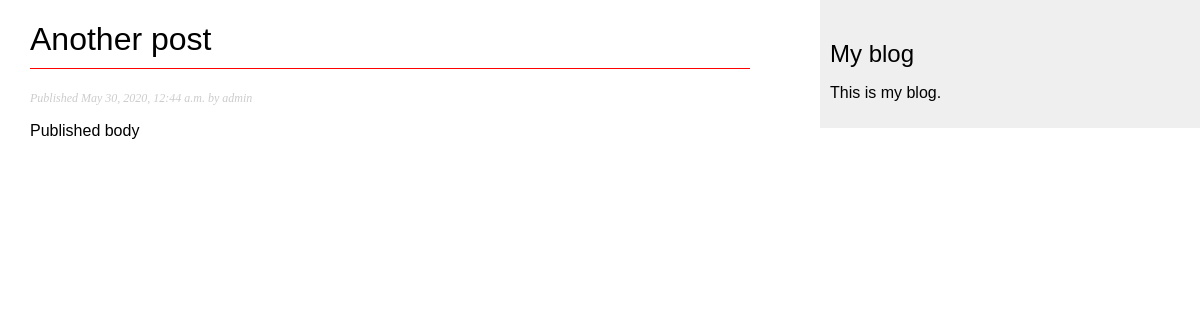
Page /blog/2020/5/30/published-post/ on the committed database.
### blog/models.py (models this page shows, shortened)
class Post(models.Model):
    STATUS_CHOICES = (
        ('draft', 'Draft'),
        ('published', 'Published'),
    )
    title = models.CharField(max_length = 250)
    slug = models.SlugField(max_length = 250, unique_for_date = 'publish')
    author = models.ForeignKey(User, on_delete=models.CASCADE, related_name='blogs_posts')
    body = models.TextField()
    publish = models.DateTimeField(default = timezone.now)
    created = models.DateTimeField(auto_now_add = True)
    updated = models.DateTimeField(auto_now= True)
    status = models.CharField(max_length=10, choices= STATUS_CHOICES, default='published')
    objects = models.Manager()  # The default Manager
    published = PublishedManager()  # Our custom manager
    class Meta:
        ordering = ('-publish',)

### blog/views.py (the view)
def post_detail(request, year, month, day, post):
    post = get_object_or_404(Post, slug=post,
                             status ='published',
                             publish__year=year,
                             publish__month=month,
                             publish__day=day)
    return render(request,
                  'blog/post/detail.html',
                  {'post': post})

### blog/templates/blog/post/detail.html (shortened to what this page needs)
{% extends "blog/base.html" %}
   {% block content %}
     <h1>{{ post.title }}</h1>
     <p class="date">
       Published {{ post.publish }} by {{ post.author }}
     </p>
     {{ post.body|linebreaks }}
   {% endblock %}

### blog/static/css/blog.css (style rules this page uses)
body { margin:0; padding:0; font-family:helvetica, sans-serif; }
h1 { font-weight:normal; border-bottom:1px solid red; padding:0 0 10px 0; }
p.date { color:#ccc; font-family: georgia, serif; font-size: 12px; font-style: italic; }

### rows in the picture
Post: title "Another post", publish "May 30, 2020, 12:44 a.m.", author "admin", body "Published body"
